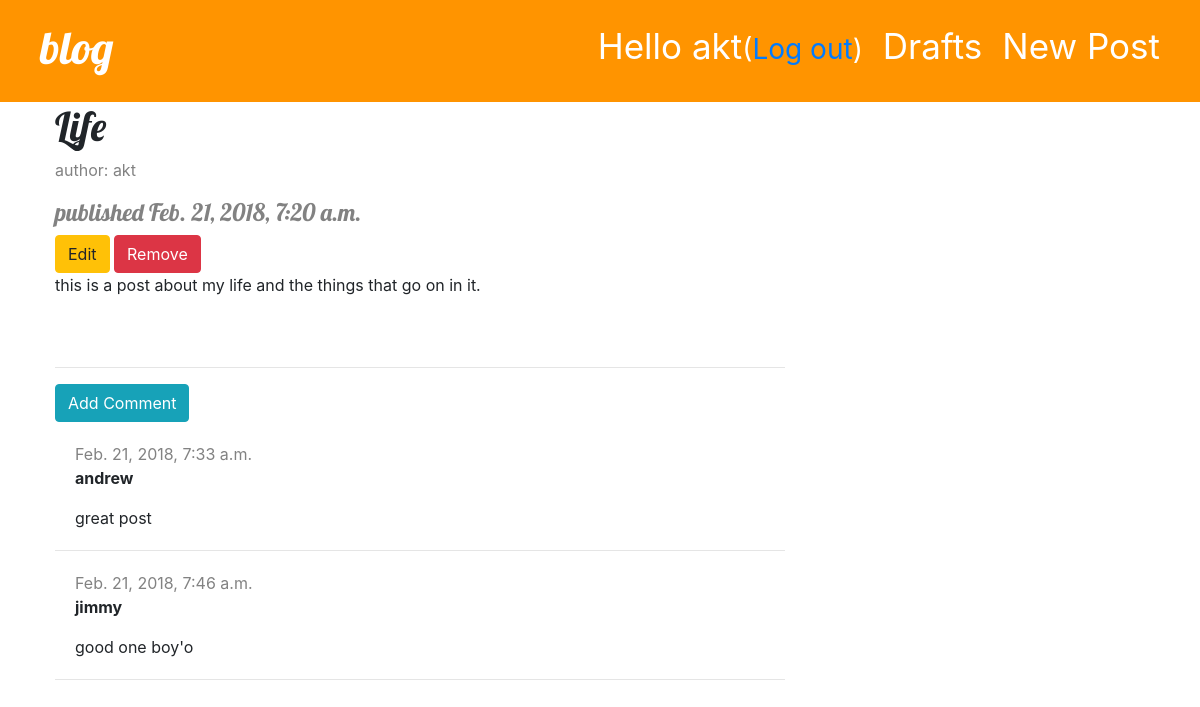
/post/9/ (signed in), run on the app's committed database.
### posts/models.py (models this page shows, shortened)
class Post(models.Model):
    author = models.ForeignKey(settings.AUTH_USER_MODEL, on_delete=models.CASCADE)
    title = models.CharField(max_length=255)
    body = models.TextField()
    date_created = models.DateTimeField(default=timezone.now)
    date_mod = models.DateTimeField(blank=True, null=True)
    date_pub = models.DateTimeField(blank=True, null=True)

class Comment(models.Model):
    post = models.ForeignKey('posts.Post', related_name='comments', on_delete=models.CASCADE)
    author = models.CharField(max_length=200)
    body = models.TextField()
    date_created = models.DateTimeField(default=timezone.now)
    approved_comment = models.BooleanField(blank=True, default=False)

### posts/views.py (the view)
# urls.py: re_path('post/(?P<pk>\d+)/$', views.post_detail, name='post_detail'),
def post_detail(request, pk):
    post = get_object_or_404(Post, pk=pk)
    return render(request, 'posts/post_detail.html', {'post': post,})

### posts/templates/posts/post_detail.html (shortened to what this page needs)
{% extends 'posts/base.html' %}
{% block content %}
  <div class="post">
    <h1>{{ post.title }}</h1>
    {% if post.author %}
      <div class="author">
        <p>author: {{ post.author.username }}</p>
      </div>
    {% endif %}
    {% if post.date_pub %}
      <div class="date">
        <h4>published {{ post.date_pub }}</h4>
      </div>
    {% else %}
      {% if user.is_authenticated %}
        <a class="btn btn-success" href="{% url 'post_publish' pk=post.pk %}">Publish</a>
      {% endif %}
    {% endif %}
    {% if user.is_authenticated %}
      <a class="btn btn-warning" href="{% url 'post_edit' pk=post.pk %}">Edit</a>
      <a class="btn btn-danger" href="{% url 'post_remove' pk=post.pk  %}">Remove</a>
    {% endif %}
    <p>{{ post.body|linebreaksbr }}</p>
  </div>
  <hr>
  {% if post.date_pub %}
    <a class="btn btn-info" href="{% url 'add_comment_to_post' pk=post.pk %}">Add Comment</a>
    {% for comment in post.comments.all %}
      {% if user.is_authenticated or comment.approved_comment %}
        <div class="comment">
          <div class="date">
            {{ comment.date_created }}
          </div>
          <strong>{{ comment.author }}</strong>
          <p>{{ comment.body|linebreaks }}</p>
        </div>
        <hr>
      {% endif %}
    {% empty %}
      <p>No comments, yet :(</p>
    {% endfor %}
  {% endif %}
{% endblock %}

### posts/templates/posts/base.html (shortened to what this page needs)
{% load staticfiles %}
<!doctype html>
<html lang="en">
  <head>
    <link rel="stylesheet" href="https://maxcdn.bootstrapcdn.com/bootstrap/4.0.0/css/bootstrap.min.css">
    <link rel="stylesheet" href="{% static 'css/style.css' %}">
  </head>
  <body>
    <div class="page-header">
      {% if user.is_authenticated %}
        <a href="{% url 'post_new' %}" class="top-menu">New Post</a>
        <a href="{% url 'post_draft_list' %}" class="top-menu">Drafts</span></a>
        <p class="top-menu">Hello {{ user.username }}<small>(<a href="{% url 'logout' %}">Log out</a>)</small></p>
      {% else %}
        <a href="{% url 'login' %}" class="top-menu"><span class="glyphicon glyphicon-lock">Login</span></a>
      {% endif %}
      <h1><a href="/">blog</a></h1>
    </div>
    <div class="content container">
      <div class="row">
        <div class="col-md-8">
          {% block content %}
          {% endblock %}
        </div>
      </div>
  </div>
  </body>
</html>

### posts/static/css/style.css (style rules this page uses)
.page-header { background-color: #ff9400; margin-top: 0; padding: 20px 20px 20px 40px; }
.page-header h1, .page-header h1 a, .page-header h1 a:visited, .page-header h1 a:active { color: #ffffff; font-size: 45px; text-decoration: none; }
.content { margin-left: 40px; }
h1, h2, h3, h4 { font-family: "Lobster", cursive; }
.date, .author { color: #828282; }
.top-menu, .top-menu:hover, .top-menu:visited { color: #ffffff; float: right; font-size: 35px; margin-right: 20px; }
.post { margin-bottom: 70px; }
.comment { margin: 20px 0px 20px 20px; }

### data on the page
Post: title "Life", author.username "akt", date_pub "Feb. 21, 2018, 7:20 a.m.", body "this is a post about my life and the things that go on in it."
Comment: date_created "Feb. 21, 2018, 7:33 a.m.", author "andrew", body "great post"
Comment: date_created "Feb. 21, 2018, 7:46 a.m.", author "jimmy", body "good one boy'o"

### other printed values
{{ user.username }} "akt"
